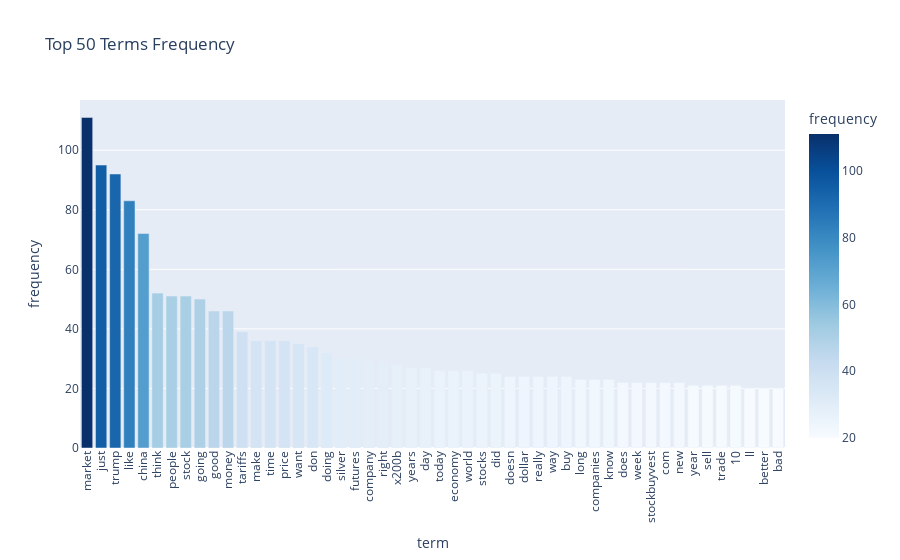

Notebook code cell kept with this figure:
### Markdown cell above
### >>> **Exercise 13 :**

### Code cell
# Answer here
#取前50最常出現的詞
top_n = 50
terms = count_vect.get_feature_names_out()
freqs = np.asarray(df_counts.sum(axis=0))[0]

df_terms = pd.DataFrame({"term": terms, "frequency": freqs})
df_top = df_terms.sort_values("frequency", ascending=False).head(top_n)

print(df_top.head())

fig = px.bar(df_top, 
             x="term", 
             y="frequency", 
             color="frequency", 
             color_continuous_scale="Blues", 
             title=f"Top {top_n} Terms Frequency")
fig.update_layout(xaxis_tickangle=-90)  # 轉直標籤
fig.show()

### Figure 1 — Plotly figure (JSON) as saved in the notebook; plotly's stock layout.template omitted (floating-point values rounded to 4 significant figures)
{"data": [{"hovertemplate": "term=%{x}<br>frequency=%{marker.color}<extra></extra>", "legendgroup": "", "marker": {"color": [111, 95, 92, 83, 72, 52, 51, 51, 50, 46, 46, 39, 36, 36, 36, 35, 34, 32, 30, 30, 29, 29, 28, 27, 27, 26, 26, 26, 25, 25, 24, 24, 24, 24, 24, 23, 23, 23, 22, 22, 22, 22, 22, 21, 21, 21, 21, 20, 20, 20], "coloraxis": "coloraxis", "pattern": {"shape": ""}}, "name": "", "orientation": "v", "showlegend": false, "textposition": "auto", "type": "bar", "x": ["market", "just", "trump", "like", "china", "think", "people", "stock", "going", "good", "money", "tariffs", "make", "time", "price", "want", "don", "doing", "silver", "futures", "company", "right", "x200b", "years", "day", "today", "economy", "world", "stocks", "did", "doesn", "dollar", "really", "way", "buy", "long", "companies", "know", "does", "week", "stockbuyvest", "com", "new", "year", "sell", "trade", "10", "ll", "better", "bad"], "xaxis": "x", "y": [111, 95, 92, 83, 72, 52, 51, 51, 50, 46, 46, 39, 36, 36, 36, 35, 34, 32, 30, 30, 29, 29, 28, 27, 27, 26, 26, 26, 25, 25, 24, 24, 24, 24, 24, 23, 23, 23, 22, 22, 22, 22, 22, 21, 21, 21, 21, 20, 20, 20], "yaxis": "y"}], "layout": {"barmode": "relative", "coloraxis": {"colorbar": {"title": {"text": "frequency"}}, "colorscale": [[0, "rgb(247,251,255)"], [0.125, "rgb(222,235,247)"], [0.25, "rgb(198,219,239)"], [0.375, "rgb(158,202,225)"], [0.5, "rgb(107,174,214)"], [0.625, "rgb(66,146,198)"], [0.75, "rgb(33,113,181)"], [0.875, "rgb(8,81,156)"], [1, "rgb(8,48,107)"]]}, "legend": {"tracegroupgap": 0}, "title": {"text": "Top 50 Terms Frequency"}, "xaxis": {"anchor": "y", "domain": [0, 1], "tickangle": -90, "title": {"text": "term"}}, "yaxis": {"anchor": "x", "domain": [0, 1], "title": {"text": "frequency"}}}}
